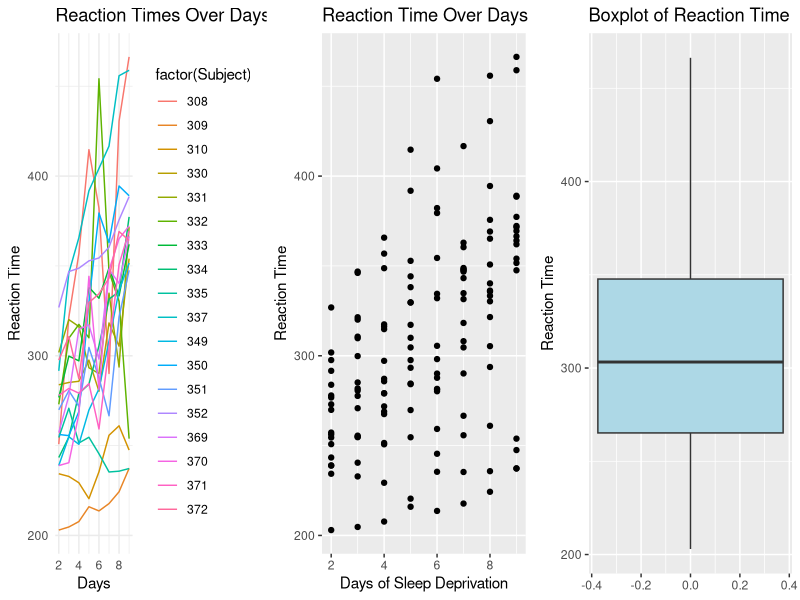
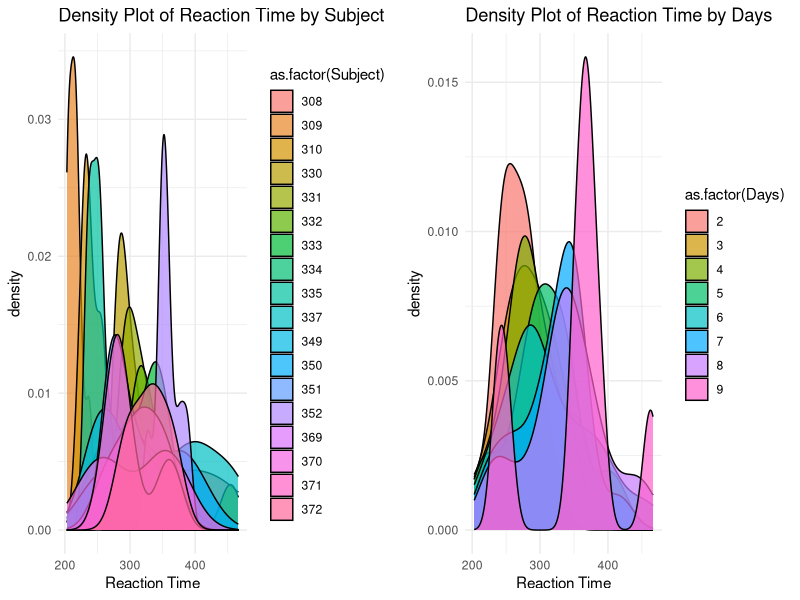
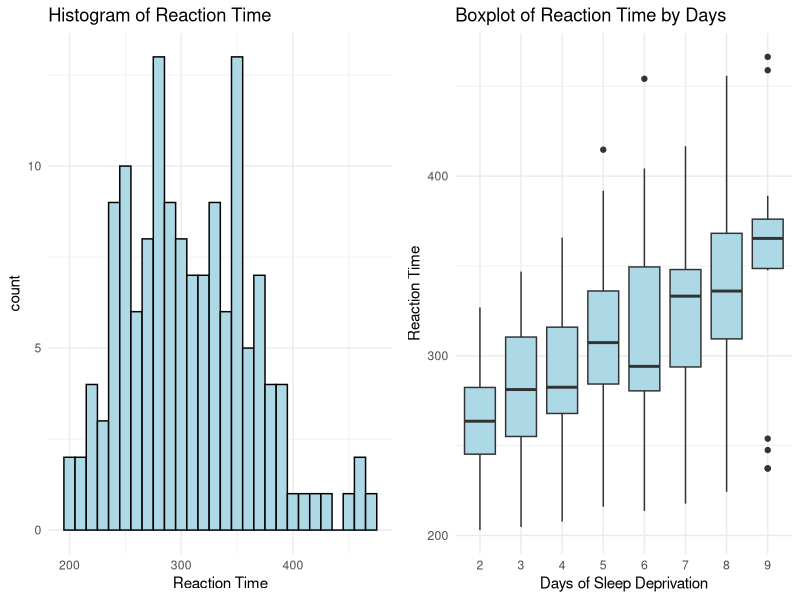
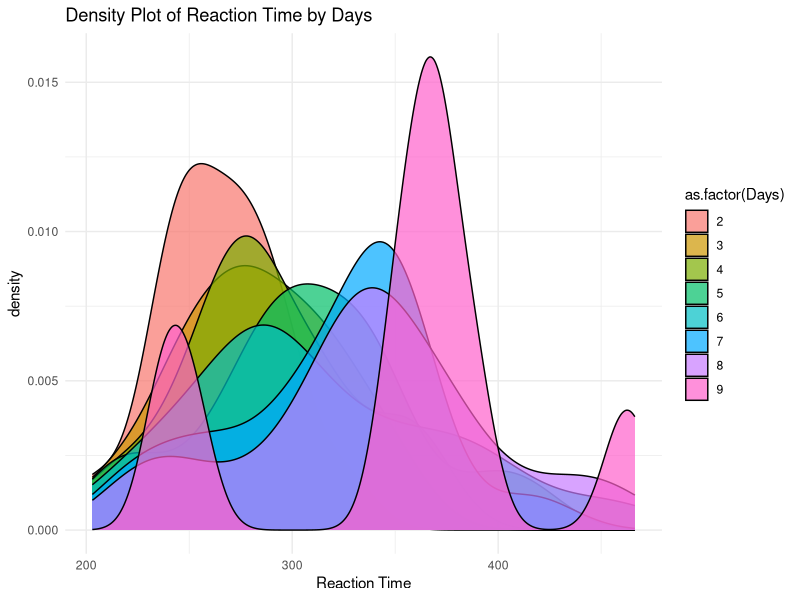
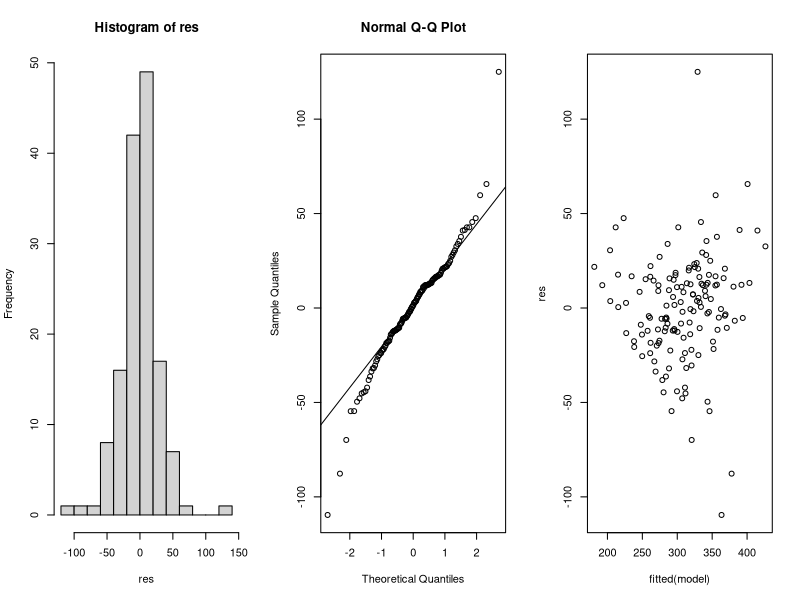

Recreate these plots in R, in order.
#Loading the necessary libraries
#Please note that you need to install

install.packages("gridExtra")
#install.packages("lme4")
#install.packages("Matrix")

#Note: if the above installation don't work, please use the below installation

#install.packages("lme4", type = "source")
#install.packages("Matrix", type = "source")
#install.packages("lme4", type = "source")

#After the necessary installation, load the necessary libraries
library(lme4)
library('tidyverse')
library('broom')
library(ggplot2)
#library(Matrix)
library(dplyr)
library(gridExtra)
#Task 01. Data Exploration.

#Loading the data
#a. Load the "sleepstudy" dataset.
data("sleepstudy")

# Viewing structure and first six rows
str(sleepstudy)
head(sleepstudy)
count(sleepstudy)

# Filtering out Day 0 and Day 1
sleepstudy <- subset(sleepstudy, Days > 1)
count(sleepstudy)

#b. Explore the structure of the dataset.
str(sleepstudy)

#c. Visualize the data using appropriate plots to understand the distribution and relationships.
plot1 <- ggplot(sleepstudy, aes(x = Days, y = Reaction, color = factor(Subject))) +
  geom_line() +
  labs(title = "Reaction Times Over Days by Subject", 
       x = "Days", y = "Reaction Time") +
  theme_minimal()

# Scatter plot
plot2 <-sleepstudy %>%
  ggplot(aes(x = Days, y = Reaction)) +
  geom_point() +
  labs(title = "Reaction Time Over Days",
       x = "Days of Sleep Deprivation", y = "Reaction Time")

# Boxplot
plot3 <- sleepstudy %>%
  ggplot(aes(y = Reaction)) +
  geom_boxplot(fill = "lightblue") +
  labs(title = "Boxplot of Reaction Time", y = "Reaction Time")

# Density plot
# Showing the densityplot of reaction time by subject
plot4 <-sleepstudy %>%
  ggplot(aes(x = Reaction, fill = as.factor(Subject))) +
  geom_density(alpha = 0.7) +
  labs(title = "Density Plot of Reaction Time by Subject", x = "Reaction Time") +
  theme_minimal()

# Visualizing the plot that shows the densityplot of reaction time by days
plot5 <- sleepstudy %>%
  ggplot(aes(x = Reaction, fill = as.factor(Days))) +
  geom_density(alpha = 0.7) +
  labs(title = "Density Plot of Reaction Time by Days", x = "Reaction Time") +
  theme_minimal()

# Arranging the first three plots into a 1x3 grid
grid.arrange(plot1, plot2, plot3, nrow = 1, ncol = 3)

# Arranging the forth and fifth plots into a 1x2 grid
grid.arrange(plot4, plot5, nrow = 1, ncol = 2)

#Task 02. Descriptive Statistics.
#a. Compute and report summary statistics for the key variables.
summary_by_days <- sleepstudy %>%
  group_by(Days) %>%
  summarise(
    Mean_Reaction = mean(Reaction),
    Median_Reaction = median(Reaction),
    SD_Reaction = sd(Reaction),
    Min_Reaction = min(Reaction),
    Max_Reaction = max(Reaction)) %>% 
  mutate_all(~round(., 1))
summary_by_days

write.table(summary_by_days, file = "summary_by_days.txt", sep = ",", quote = FALSE, row.names = F)

summary_by_subject <- sleepstudy %>%
  group_by(Subject) %>%
  summarise(
    Mean_Reaction = mean(Reaction),
    Median_Reaction = median(Reaction),
    SD_Reaction = sd(Reaction),
    Min_Reaction = min(Reaction),
    Max_Reaction = max(Reaction))
summary_by_subject

write.table(summary_by_subject, file = "summary_by_subject.txt", sep = ",", quote = FALSE, row.names = F)

#b. Create visualizations (e.g., histograms, boxplots) to better understand the distribution of reaction times over different days.

# Histogram
plot6 <- sleepstudy %>%
  ggplot(aes(x = Reaction)) +
  geom_histogram(binwidth = 10, fill = "lightblue", color = "black") +
  labs(title = "Histogram of Reaction Time", x = "Reaction Time") +
  theme_minimal()

# Boxplot by Days
plot7 <- sleepstudy %>%
  ggplot(aes(x = as.factor(Days), y = Reaction)) +
  geom_boxplot(fill = "lightblue") +
  labs(title = "Boxplot of Reaction Time by Days", x = "Days of Sleep Deprivation", y = "Reaction Time") +
  theme_minimal()

# Arranging the sixth and seventh plots into a 1x2 grid
grid.arrange(plot6, plot7, nrow = 1, ncol = 2)

# The plot shows the densityplot of reaction time by days
sleepstudy %>%
  ggplot(aes(x = Reaction, fill = as.factor(Days))) +
  geom_density(alpha = 0.7) +
  labs(title = "Density Plot of Reaction Time by Days", x = "Reaction Time") +
  theme_minimal()

#Task 03. Fit an adequate Model(s).
# Since the dataset involves repeated measurements on the same subjects over multiple days, introducing a level of dependency in the data. 
# A mixed-effects model is well-suited for handling this type of correlated observations within subjects.
model <- lmer(Reaction ~ Days + (1 | Subject), data = sleepstudy)
model

#Task 04. Interpret the results.
#Interpretations
#The mixed-effects model estimates that the average reaction time across all #subjects starts at 245.10 milliseconds (intercept) on Day 2 and increases by #11.44 milliseconds for each additional day of sleep deprivation (fixed effect #for Days). The random effect for Subject suggests individual baseline reaction #times vary with a standard deviation of 41.80 milliseconds, while the residual #standard deviation (unexplained variability) is 30.22 milliseconds.

#Task 05. Residual Analysis
res <- residuals(model)

#set graphical parameters to generate plot matrix
par(mfrow =c(1,3))

# Plot 1 histogram
hist(res)

# Plot 2 Q-Q Plot
qqnorm(res)
qqline(res)

#Plot 3  Residual plot

plot(fitted(model), res)
